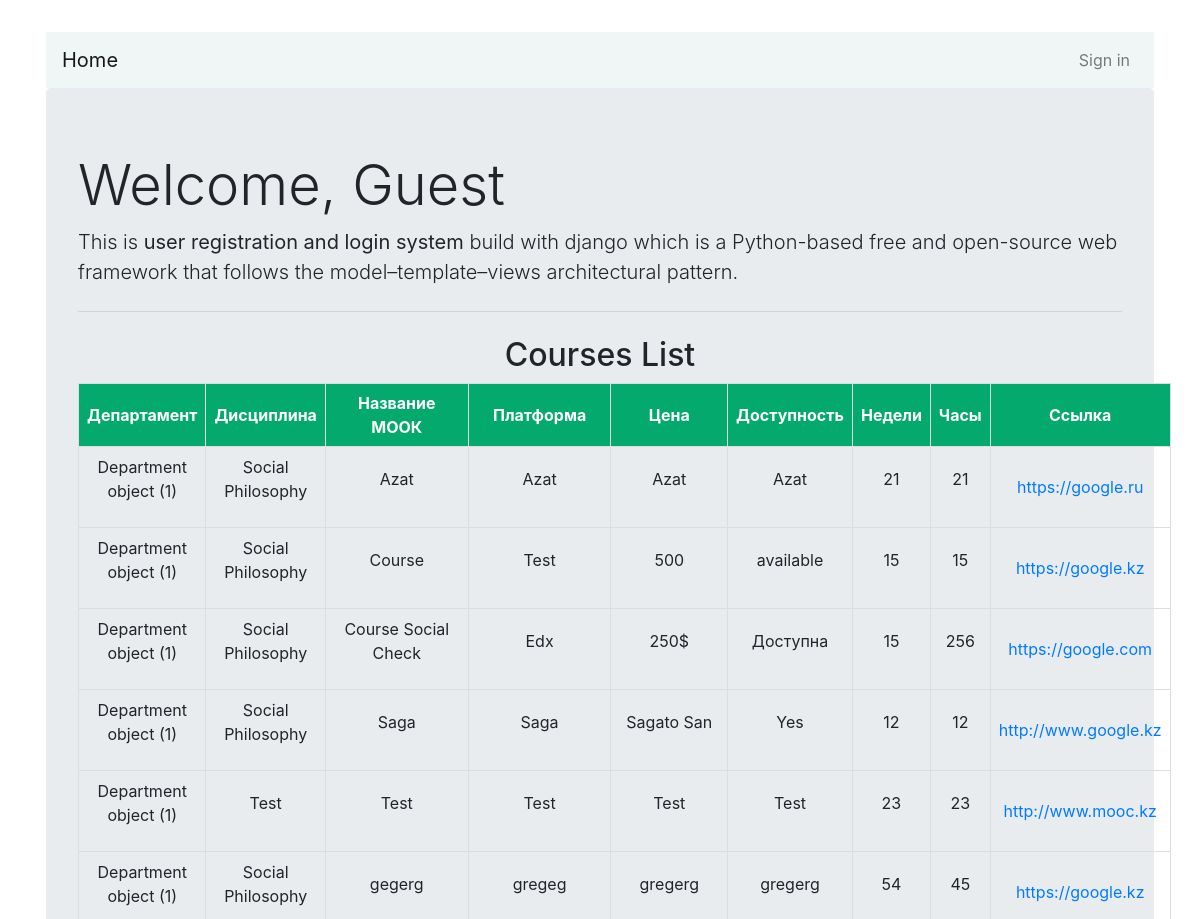
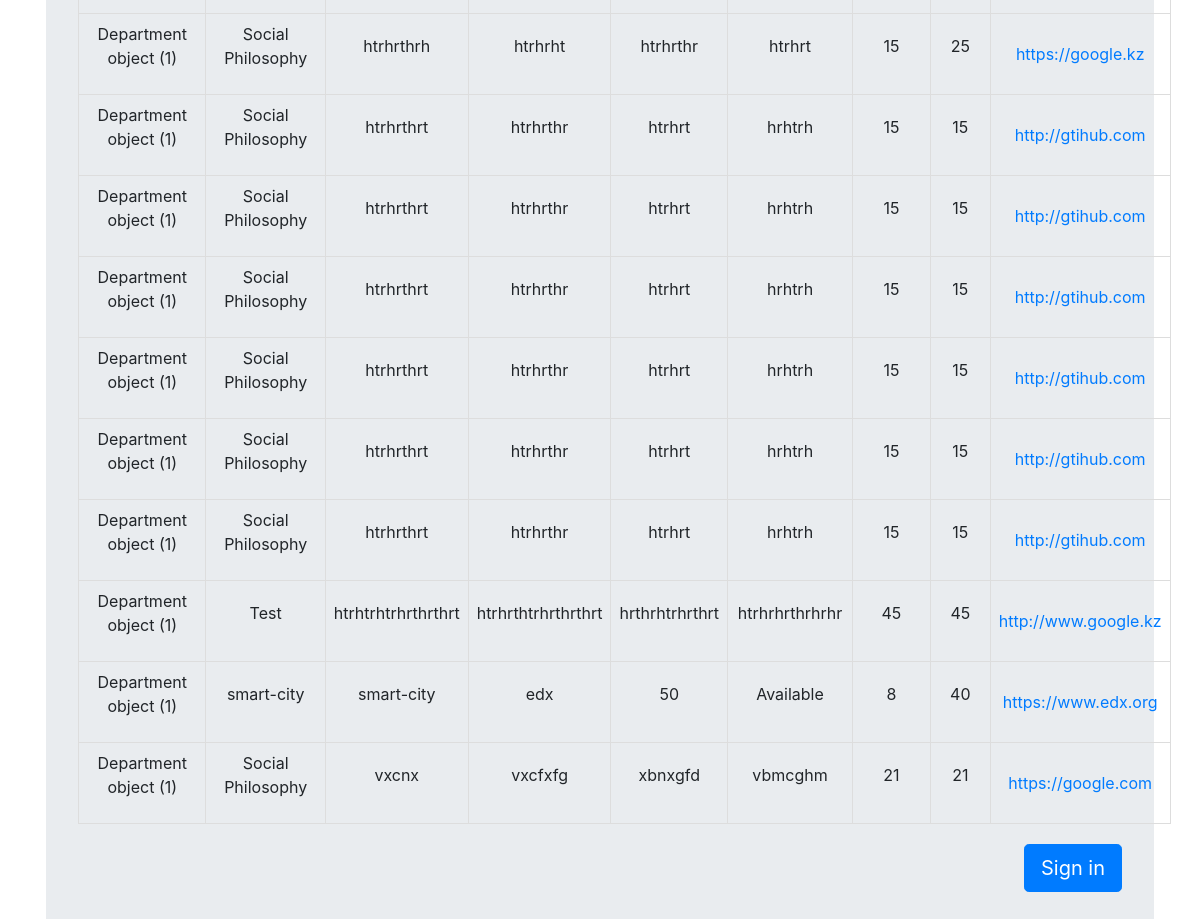
The page / on the database its author committed (2 pictures, top to bottom).
### mooclist/models.py (models this page shows, shortened)
class Course(models.Model):
    class Meta:
        ordering = ['name', 'discipline', 'platform', 'price', 'available', 'link', 'weeks', 'hours']
        verbose_name_plural = 'Курсы'
    discipline = models.ForeignKey(Discipline, null=False, blank=True, on_delete=models.CASCADE)
    name = models.CharField(max_length=100)
    platform = models.CharField(max_length=100)
    price = models.CharField(max_length=25)
    available = models.CharField(max_length=20, choices=AVAILABLE, default='Available')
    link = models.URLField(max_length=256)
    weeks = models.IntegerField()
    hours = models.IntegerField()
    @property
    def get_discipline(self):
        return self.discipline

class Discipline(models.Model):
    name = models.CharField(max_length=100)
    department = models.ForeignKey(
        Department,
        null=True,
        blank=True,
        on_delete=models.CASCADE
    )
    @property
    def get_department(self):
        return self.department
    class Meta:
        verbose_name_plural = 'Дисциплины'

class Department(models.Model):
    name = models.CharField(max_length=100)
    """author = models.ForeignKey(
        settings.AUTH_USER_MODEL,
        on_delete=models.CASCADE,
    )"""
    class Meta:
        verbose_name_plural = 'Департаменты'

### users/views.py (the view)
# urls.py: path('', CoursesList.as_view(template_name='users/home.html'), name='mooc-detail'),
def home(request):
    mooc_info = Course.objects.all()
    return render(request, 'users/home.html', {'mooc_info': mooc_info})

### users/templates/users/home.html (shortened to what this page needs)
{% extends "users/base.html" %}
{% load static %}
{% block content %}
    <div class="jumbotron">
        <h1 class="display-4">Welcome, {{user.first_name.title|default:'Guest'}}</h1>
        <p class="lead">
            This is <b>user registration and login system</b> build with django which is
            a Python-based free and open-source web framework that follows the model–template–views architectural pattern.
        </p>
        <hr class="my-4">
        <div class="table-courses">
            <h2><a class="article-title" href="{% url 'mooc-detail' %}"> </a> Courses List </h2>
            <table div="courses-list">
                <thead>
                <tr>
                    <th class="department">Департамент</th>
                    <th class="discipline">Дисциплина</th>
                    <th class="mooc-name">Название МООК</th>
                    <th class="platform">Платформа</th>
                    <th class="price">Цена</th>
                    <th class="available">Доступность</th>
                    <th class="weeks">Недели</th>
                    <th class="hours">Часы</th>
                    <th class="link">Ссылка</th>
                </tr>
                </thead>
                {% for course in mooc_info %}
                <tbody>
                <tr>
                    <td class="department">
                            <p> {{course.get_discipline.get_department}} </p>
                        </td>
                    <td class="discipline">
                            <p> {{ course.get_discipline.name }} </p>
                        </td>
                    <td class="mooc-name">
                            <p> {{ course.name }} </p>
                        </td>
                    <td class="platform">
                            <p> {{ course.platform }} </p>
                        </td>
                    <td class="price">
                            <p> {{ course.price }} </p>
                        </td>
                    <td class="available">
                            <p> {{ course.available }} </p>
                        </td>
                    <td class="weeks">
                            <p> {{ course.weeks }} </p>
                        </td>
                    <td class="hours">
                            <p> {{ course.hours }} </p>
                        </td>
                    <td class="link">
                            <a href="{{ course.link }}"> {{ course.link }} </a>
                        </td>
                </tr>
                </tbody>
                {% empty %}
                    <li>No courses yet.</li>
                {% endfor %}
            </table>
            <div class="auth">
                {% if user.is_authenticated %}
                    <a class="btn btn-primary btn-lg" href="{% url 'logout' %}" role="button">Logout</a>
                {% else %}
                    <a class="btn btn-primary btn-lg" href="{% url 'login' %}" role="button">Sign in</a>
                {% endif %}
            </div>
        </div>
    </div>
{% endblock content %}

### users/templates/users/base.html (shortened to what this page needs)
{% load static %}
<!doctype html>
<html lang="en">
<head>
    <link rel="stylesheet" href=" {% static 'css/style.css' %} ">
    <link rel="stylesheet" href="https://maxcdn.bootstrapcdn.com/bootstrap/4.0.0/css/bootstrap.min.css">
	<link rel="stylesheet" href="https://use.fontawesome.com/releases/v5.8.2/css/all.css">
</head>
<body>
  <div class="container p-3 my-3">
    <div class="row">
      <div class="col-md-12">
        <nav class="navbar navbar-expand-md navbar-light " style="background-color: #f0f5f5">
          <a href="/" class="navbar-brand">Home</a>
            <div class="collapse navbar-collapse" id="navbarCollapse">
                <div class="navbar-nav ml-auto">
                  {% if user.is_authenticated %}
                    <a href="{% url 'users-profile' %}" class="nav-item nav-link">Profile</a>
                    <a href="{% url 'users-mooc' %}" class="nav-item nav-link">Add Mooc</a>
                    <a href="{% url 'users-disc' %}" class="nav-item nav-link">Add Discipline</a>
                    <a href="{% url 'logout' %}" class="nav-item nav-link">Logout</a>
                  {% else %}
                    <a href="{% url 'login' %}" class="nav-item nav-link">Sign in</a>
                  {% endif %}
                </div>
            </div>
        </nav>
        {% block content %}{% endblock %}
      </div>
    </div>
  </div>
</body>
</html>

### users/static/css/style.css (style rules this page uses)
body { margin: 0; font-family: -apple-system, BlinkMacSystemFont, "Segoe UI", Roboto, "Helvetica Neue", Arial, sans-serif, "Apple Color Emoji", "Segoe UI Emoji", "Segoe UI Symbol"; font-size: 1rem; font-weight: 400; line-height: 1.5; color: #212529; text-align: left; background-color: #fff; }
h2 { font-size: 26px; margin: 20px 0; text-align: center; }
td,th { border: 1px solid #ddd; padding: 8px; }
th { padding-top: 7px; padding-bottom: 7px; text-align: left; background-color: #04AA6D; color: white; }
.discipline { text-align: center; }
.department { text-align: center; }
.price { text-align: center; }
.platform { text-align: center; }
.mooc-name { text-align: center; }
.available { text-align: center; }
.weeks { text-align: center; }
.hours { text-align: center; }
.link { text-align: center; }
.auth { text-align: right; padding-top: 20px; }
*, *::before, *::after { box-sizing: border-box; }

### rows shown on the page
Course: get_discipline.get_department "Department object (1)", get_discipline.name "Social Philosophy", name "Azat", platform "Azat", price "Azat", available "Azat", weeks "21", hours "21", link "https://google.ru"
Course: get_discipline.get_department "Department object (1)", get_discipline.name "Social Philosophy", name "Course", platform "Test", price "500", available "available", weeks "15", hours "15", link "https://google.kz"
Course: get_discipline.get_department "Department object (1)", get_discipline.name "Social Philosophy", name "Course Social Check", platform "Edx", price "250$", available "Доступна", weeks "15", hours "256", link "https://google.com"
Course: get_discipline.get_department "Department object (1)", get_discipline.name "Social Philosophy", name "Saga", platform "Saga", price "Sagato San", available "Yes", weeks "12", hours "12", link "http://www.google.kz"
Course: get_discipline.get_department "Department object (1)", get_discipline.name "Test", name "Test", platform "Test", price "Test", available "Test", weeks "23", hours "23", link "http://www.mooc.kz"
Course: get_discipline.get_department "Department object (1)", get_discipline.name "Social Philosophy", name "gegerg", platform "gregeg", price "gregerg", available "gregerg", weeks "54", hours "45", link "https://google.kz"
Course: get_discipline.get_department "Department object (1)", get_discipline.name "Social Philosophy", name "htrhrthrh", platform "htrhrht", price "htrhrthr", available "htrhrt", weeks "15", hours "25", link "https://google.kz"
Course: get_discipline.get_department "Department object (1)", get_discipline.name "Social Philosophy", name "htrhrthrt", platform "htrhrthr", price "htrhrt", available "hrhtrh", weeks "15", hours "15", link "http://gtihub.com"
Course: get_discipline.get_department "Department object (1)", get_discipline.name "Social Philosophy", name "htrhrthrt", platform "htrhrthr", price "htrhrt", available "hrhtrh", weeks "15", hours "15", link "http://gtihub.com"
Course: get_discipline.get_department "Department object (1)", get_discipline.name "Social Philosophy", name "htrhrthrt", platform "htrhrthr", price "htrhrt", available "hrhtrh", weeks "15", hours "15", link "http://gtihub.com"
Course: get_discipline.get_department "Department object (1)", get_discipline.name "Social Philosophy", name "htrhrthrt", platform "htrhrthr", price "htrhrt", available "hrhtrh", weeks "15", hours "15", link "http://gtihub.com"
Course: get_discipline.get_department "Department object (1)", get_discipline.name "Social Philosophy", name "htrhrthrt", platform "htrhrthr", price "htrhrt", available "hrhtrh", weeks "15", hours "15", link "http://gtihub.com"
Course: get_discipline.get_department "Department object (1)", get_discipline.name "Social Philosophy", name "htrhrthrt", platform "htrhrthr", price "htrhrt", available "hrhtrh", weeks "15", hours "15", link "http://gtihub.com"
Course: get_discipline.get_department "Department object (1)", get_discipline.name "Test", name "htrhtrhtrhrthrthrt", platform "htrhrthtrhrthrthrt", price "hrthrhtrhrthrt", available "htrhrhrthrhrhr", weeks "45", hours "45", link "http://www.google.kz"
Course: get_discipline.get_department "Department object (1)", get_discipline.name "smart-city", name "smart-city", platform "edx", price "50", available "Available", weeks "8", hours "40", link "https://www.edx.org"
Course: get_discipline.get_department "Department object (1)", get_discipline.name "Social Philosophy", name "vxcnx", platform "vxcfxfg", price "xbnxgfd", available "vbmcghm", weeks "21", hours "21", link "https://google.com"

### other values the page prints
{{ user.first_name.title|default:'Guest' }} "Guest"
